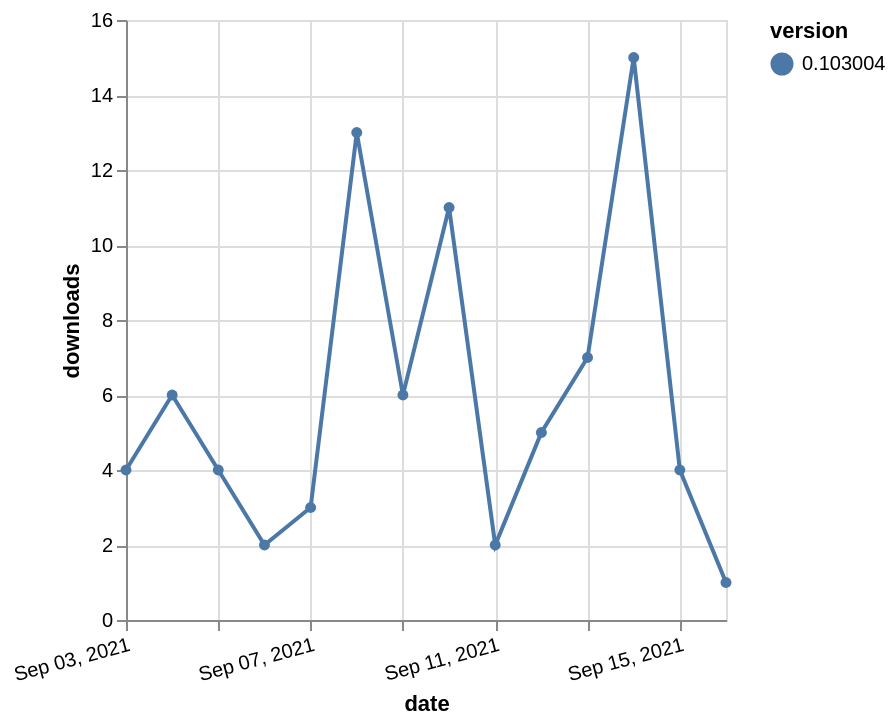

Express this chart as Vega-Lite.
### Vega-Lite specification from a JSON file in a GitHub repository (floating-point values rounded to 4 significant figures)
{"$schema": "https://vega.github.io/schema/vega-lite/v5.json", "description": "A simple bar chart with embedded data.", "data": {"values": [{"date": "2021-09-03", "total": 5698, "delta": 4, "version": "0.103004"}, {"date": "2021-09-04", "total": 5704, "delta": 6, "version": "0.103004"}, {"date": "2021-09-05", "total": 5708, "delta": 4, "version": "0.103004"}, {"date": "2021-09-06", "total": 5710, "delta": 2, "version": "0.103004"}, {"date": "2021-09-07", "total": 5713, "delta": 3, "version": "0.103004"}, {"date": "2021-09-08", "total": 5726, "delta": 13, "version": "0.103004"}, {"date": "2021-09-09", "total": 5732, "delta": 6, "version": "0.103004"}, {"date": "2021-09-10", "total": 5743, "delta": 11, "version": "0.103004"}, {"date": "2021-09-11", "total": 5745, "delta": 2, "version": "0.103004"}, {"date": "2021-09-12", "total": 5750, "delta": 5, "version": "0.103004"}, {"date": "2021-09-13", "total": 5757, "delta": 7, "version": "0.103004"}, {"date": "2021-09-14", "total": 5772, "delta": 15, "version": "0.103004"}, {"date": "2021-09-15", "total": 5776, "delta": 4, "version": "0.103004"}, {"date": "2021-09-16", "total": 5777, "delta": 1, "version": "0.103004"}]}, "width": "container", "mark": {"type": "line", "point": {"filled": true}}, "encoding": {"x": {"field": "date", "type": "temporal", "timeUnit": "yearmonthdate", "title": "date", "axis": {"labelAngle": -15}}, "y": {"field": "delta", "type": "quantitative", "title": "downloads"}, "color": {"field": "version", "type": "nominal"}, "tooltip": {"field": "delta"}}}
